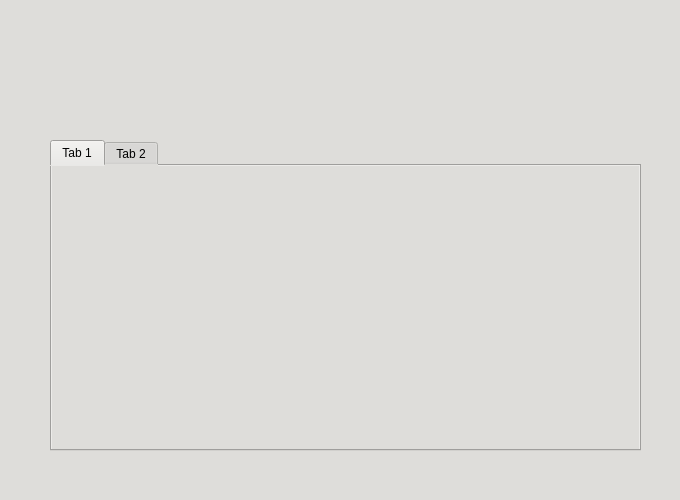
<?xml version="1.0" encoding="UTF-8"?>
<ui version="4.0">
 <class>caja</class>
 <widget class="QWidget" name="caja">
  <property name="geometry">
   <rect>
    <x>0</x>
    <y>0</y>
    <width>680</width>
    <height>500</height>
   </rect>
  </property>
  <property name="sizePolicy">
   <sizepolicy hsizetype="Preferred" vsizetype="Preferred">
    <horstretch>0</horstretch>
    <verstretch>0</verstretch>
   </sizepolicy>
  </property>
  <property name="minimumSize">
   <size>
    <width>680</width>
    <height>500</height>
   </size>
  </property>
  <property name="maximumSize">
   <size>
    <width>680</width>
    <height>500</height>
   </size>
  </property>
  <property name="windowTitle">
   <string>Form</string>
  </property>
  <property name="windowIcon">
   <iconset>
    <normaloff>../../Imágenes/CVI_093759.svg</normaloff>../../Imágenes/CVI_093759.svg</iconset>
  </property>
  <property name="autoFillBackground">
   <bool>false</bool>
  </property>
  <property name="styleSheet">
   <string notr="true">background-color:rgb(222, 221, 218)</string>
  </property>
  <widget class="QLabel" name="Logo_label_2">
   <property name="geometry">
    <rect>
     <x>30</x>
     <y>20</y>
     <width>81</width>
     <height>82</height>
    </rect>
   </property>
   <property name="text">
    <string>&lt;html&gt;&lt;head/&gt;&lt;body&gt;&lt;p&gt;&lt;img src=&quot;:/logomini/CVIcaja.png&quot;/&gt;&lt;/p&gt;&lt;/body&gt;&lt;/html&gt;</string>
   </property>
  </widget>
  <widget class="QTabWidget" name="tabWidget">
   <property name="geometry">
    <rect>
     <x>50</x>
     <y>140</y>
     <width>591</width>
     <height>311</height>
    </rect>
   </property>
   <property name="currentIndex">
    <number>0</number>
   </property>
   <widget class="QWidget" name="tab">
    <attribute name="title">
     <string>Tab 1</string>
    </attribute>
   </widget>
   <widget class="QWidget" name="tab_2">
    <attribute name="title">
     <string>Tab 2</string>
    </attribute>
   </widget>
  </widget>
 </widget>
 <resources>
  <include location="loginrf.qrc"/>
 </resources>
 <connections/>
</ui>
